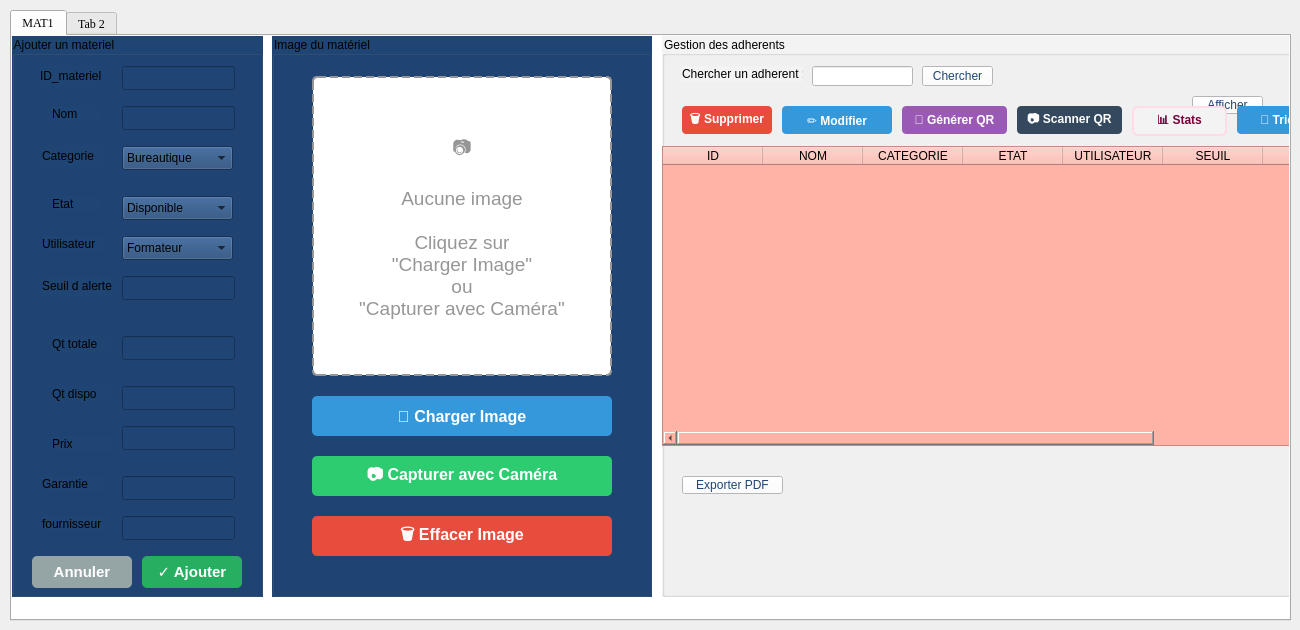
    <widget class="QWidget" name="page">
     <widget class="QTabWidget" name="gestion_materiel">
      <property name="geometry">
       <rect>
        <x>10</x>
        <y>10</y>
        <width>1281</width>
        <height>611</height>
       </rect>
      </property>
      <property name="font">
       <font>
        <family>Times New Roman</family>
        <pointsize>9</pointsize>
        <italic>false</italic>
        <bold>false</bold>
       </font>
      </property>
      <property name="currentIndex">
       <number>0</number>
      </property>
      <widget class="QWidget" name="tab1_mat">
       <property name="enabled">
        <bool>true</bool>
       </property>
       <property name="font">
        <font>
         <family>Times New Roman</family>
         <pointsize>9</pointsize>
         <italic>false</italic>
         <bold>false</bold>
        </font>
       </property>
       <property name="styleSheet">
        <string notr="true">background-color: rgb(255, 255, 255);</string>
       </property>
       <attribute name="title">
        <string>MAT1</string>
       </attribute>
       <widget class="QGroupBox" name="groupBox_10">
        <property name="geometry">
         <rect>
          <x>0</x>
          <y>0</y>
          <width>251</width>
          <height>561</height>
         </rect>
        </property>
        <property name="styleSheet">
         <string notr="true">background-color: rgb(31, 69, 116);</string>
        </property>
        <property name="title">
         <string>Ajouter un materiel</string>
        </property>
        <widget class="QLineEdit" name="le_id">
         <property name="geometry">
          <rect>
           <x>110</x>
           <y>30</y>
           <width>113</width>
           <height>24</height>
          </rect>
         </property>
        </widget>
        <widget class="QLabel" name="label_25">
         <property name="geometry">
          <rect>
           <x>28</x>
           <y>30</y>
           <width>61</width>
           <height>20</height>
          </rect>
         </property>
         <property name="text">
          <string>ID_materiel</string>
         </property>
        </widget>
        <widget class="QLineEdit" name="le_nom">
         <property name="geometry">
          <rect>
           <x>110</x>
           <y>70</y>
           <width>113</width>
           <height>24</height>
          </rect>
         </property>
        </widget>
        <widget class="QLabel" name="label_34">
         <property name="geometry">
          <rect>
           <x>40</x>
           <y>70</y>
           <width>49</width>
           <height>16</height>
          </rect>
         </property>
         <property name="text">
          <string>Nom</string>
         </property>
        </widget>
        <widget class="QLabel" name="label_39">
         <property name="geometry">
          <rect>
           <x>40</x>
           <y>160</y>
           <width>49</width>
           <height>16</height>
          </rect>
         </property>
         <property name="text">
          <string>Etat</string>
         </property>
        </widget>
        <widget class="QComboBox" name="cb_etat">
         <property name="geometry">
          <rect>
           <x>110</x>
           <y>160</y>
           <width>111</width>
           <height>24</height>
          </rect>
         </property>
         <item>
          <property name="text">
           <string>Disponible</string>
          </property>
         </item>
         <item>
          <property name="text">
           <string>Emprunte</string>
          </property>
         </item>
         <item>
          <property name="text">
           <string>Panne</string>
          </property>
         </item>
        </widget>
        <widget class="QLabel" name="label_41">
         <property name="geometry">
          <rect>
           <x>30</x>
           <y>200</y>
           <width>61</width>
           <height>16</height>
          </rect>
         </property>
         <property name="text">
          <string>Utilisateur</string>
         </property>
        </widget>
        <widget class="QComboBox" name="cb_utilisateur">
         <property name="geometry">
          <rect>
           <x>110</x>
           <y>200</y>
           <width>111</width>
           <height>24</height>
          </rect>
         </property>
         <item>
          <property name="text">
           <string>Formateur</string>
          </property>
         </item>
         <item>
          <property name="text">
           <string>Administration</string>
          </property>
         </item>
         <item>
          <property name="text">
           <string>Adherent</string>
          </property>
         </item>
        </widget>
        <widget class="QLabel" name="label_43">
         <property name="geometry">
          <rect>
           <x>30</x>
           <y>240</y>
           <width>71</width>
           <height>20</height>
          </rect>
         </property>
         <property name="text">
          <string>Seuil d alerte</string>
         </property>
        </widget>
        <widget class="QLineEdit" name="le_seuil">
         <property name="geometry">
          <rect>
           <x>110</x>
           <y>240</y>
           <width>113</width>
           <height>24</height>
          </rect>
         </property>
        </widget>
        <widget class="QLineEdit" name="le_qt_totale">
         <property name="geometry">
          <rect>
           <x>110</x>
           <y>300</y>
           <width>113</width>
           <height>24</height>
          </rect>
         </property>
         <property name="text">
          <string/>
         </property>
        </widget>
        <widget class="QLabel" name="label_44">
         <property name="geometry">
          <rect>
           <x>40</x>
           <y>300</y>
           <width>61</width>
           <height>16</height>
          </rect>
         </property>
         <property name="text">
          <string>Qt totale</string>
         </property>
        </widget>
        <widget class="QLineEdit" name="le_qt_dispo">
         <property name="geometry">
          <rect>
           <x>110</x>
           <y>350</y>
           <width>113</width>
           <height>24</height>
          </rect>
         </property>
        </widget>
        <widget class="QLabel" name="label_45">
         <property name="geometry">
          <rect>
           <x>40</x>
           <y>350</y>
           <width>61</width>
           <height>16</height>
          </rect>
         </property>
         <property name="text">
          <string>Qt dispo</string>
         </property>
        </widget>
        <widget class="QPushButton" name="pb_annuler_materiel">
         <property name="geometry">
          <rect>
           <x>20</x>
           <y>520</y>
           <width>100</width>
           <height>32</height>
          </rect>
         </property>
         <property name="styleSheet">
          <string notr="true">QPushButton {
    background-color: rgb(149, 165, 166);
    color: rgb(255, 255, 255);
    border: none;
    border-radius: 5px;
    font-size: 11pt;
    font-weight: bold;
}
QPushButton:hover {
    background-color: rgb(127, 140, 141);
}
QPushButton:pressed {
    background-color: rgb(100, 110, 111);
}</string>
         </property>
         <property name="text">
          <string>Annuler</string>
         </property>
        </widget>
        <widget class="QPushButton" name="pb_ajouter_materiel">
         <property name="geometry">
          <rect>
           <x>130</x>
           <y>520</y>
           <width>100</width>
           <height>32</height>
          </rect>
         </property>
         <property name="styleSheet">
          <string notr="true">QPushButton {
    background-color: rgb(39, 174, 96);
    color: rgb(255, 255, 255);
    border: none;
    border-radius: 5px;
    font-size: 11pt;
    font-weight: bold;
}
QPushButton:hover {
    background-color: rgb(34, 153, 84);
}
QPushButton:pressed {
    background-color: rgb(25, 120, 65);
}</string>
         </property>
         <property name="text">
          <string>✓ Ajouter</string>
         </property>
        </widget>
        <widget class="QLabel" name="label_38">
         <property name="geometry">
          <rect>
           <x>30</x>
           <y>110</y>
           <width>61</width>
           <height>20</height>
          </rect>
         </property>
         <property name="text">
          <string>Categorie</string>
         </property>
        </widget>
        <widget class="QComboBox" name="cb_categorie">
         <property name="geometry">
          <rect>
           <x>110</x>
           <y>110</y>
           <width>111</width>
           <height>24</height>
          </rect>
         </property>
         <item>
          <property name="text">
           <string>Bureautique</string>
          </property>
         </item>
         <item>
          <property name="text">
           <string>Informatique</string>
          </property>
         </item>
         <item>
          <property name="text">
           <string>Pedagogique</string>
          </property>
         </item>
         <item>
          <property name="text">
           <string>sport</string>
          </property>
         </item>
         <item>
          <property name="text">
           <string>autre</string>
          </property>
         </item>
        </widget>
        <widget class="QLabel" name="label_55">
         <property name="geometry">
          <rect>
           <x>30</x>
           <y>480</y>
           <width>61</width>
           <height>16</height>
          </rect>
         </property>
         <property name="text">
          <string>fournisseur</string>
         </property>
        </widget>
        <widget class="QLineEdit" name="le_fournisseur">
         <property name="geometry">
          <rect>
           <x>110</x>
           <y>480</y>
           <width>113</width>
           <height>24</height>
          </rect>
         </property>
        </widget>
        <widget class="QLabel" name="label_qrcode">
         <property name="geometry">
          <rect>
           <x>820</x>
           <y>110</y>
           <width>250</width>
           <height>250</height>
          </rect>
         </property>
         <property name="styleSheet">
          <string notr="true">background-color: rgb(255, 255, 255);
border: 2px solid rgb(200, 200, 200);</string>
         </property>
         <property name="text">
          <string/>
         </property>
         <property name="scaledContents">
          <bool>false</bool>
         </property>
         <property name="alignment">
          <set>Qt::AlignmentFlag::AlignCenter</set>
         </property>
        </widget>
        <widget class="QPushButton" name="pb_generer_qrcode">
         <property name="geometry">
          <rect>
           <x>820</x>
           <y>370</y>
           <width>120</width>
           <height>30</height>
          </rect>
         </property>
         <property name="styleSheet">
          <string notr="true">background-color: rgb(31, 69, 116);
color: rgb(255, 255, 255);
font: 10pt &quot;Times New Roman&quot;;
border-radius: 5px;</string>
         </property>
         <property name="text">
          <string>Générer QR Code</string>
         </property>
        </widget>
        <widget class="QPushButton" name="pb_sauvegarder_qrcode">
         <property name="geometry">
          <rect>
           <x>950</x>
           <y>370</y>
           <width>120</width>
           <height>30</height>
          </rect>
         </property>
         <property name="styleSheet">
          <string notr="true">background-color: rgb(31, 69, 116);
color: rgb(255, 255, 255);
font: 10pt &quot;Times New Roman&quot;;
border-radius: 5px;</string>
         </property>
         <property name="text">
          <string>Sauvegarder QR Code</string>
         </property>
        </widget>
        <widget class="QLabel" name="label_qrcode_title">
         <property name="geometry">
          <rect>
           <x>820</x>
           <y>80</y>
           <width>250</width>
           <height>25</height>
          </rect>
         </property>
         <property name="styleSheet">
          <string notr="true">color: rgb(31, 69, 116);
font: 12pt &quot;Times New Roman&quot;;
font-weight: bold;</string>
         </property>
         <property name="text">
          <string>QR Code</string>
         </property>
         <property name="alignment">
          <set>Qt::AlignmentFlag::AlignCenter</set>
         </property>
        </widget>
        <widget class="QLabel" name="label_42">
         <property name="geometry">
          <rect>
           <x>40</x>
           <y>400</y>
           <width>61</width>
           <height>16</height>
          </rect>
         </property>
         <property name="text">
          <string>Prix</string>
         </property>
        </widget>
        <widget class="QLineEdit" name="le_prix">
         <property name="geometry">
          <rect>
           <x>110</x>
           <y>390</y>
           <width>113</width>
           <height>24</height>
          </rect>
         </property>
        </widget>
        <widget class="QLabel" name="label_56">
         <property name="geometry">
          <rect>
           <x>30</x>
           <y>440</y>
           <width>61</width>
           <height>16</height>
          </rect>
         </property>
         <property name="text">
          <string>Garantie</string>
         </property>
        </widget>
        <widget class="QLineEdit" name="le_garantie">
         <property name="geometry">
          <rect>
           <x>110</x>
           <y>440</y>
           <width>113</width>
           <height>24</height>
          </rect>
         </property>
        </widget>
       </widget>
       <widget class="QGroupBox" name="groupBox_image_materiel">
        <property name="geometry">
         <rect>
          <x>260</x>
          <y>0</y>
          <width>380</width>
          <height>561</height>
         </rect>
        </property>
        <property name="styleSheet">
         <string notr="true">background-color: rgb(31, 69, 116);</string>
        </property>
        <property name="title">
         <string>Image du matériel</string>
        </property>
        <widget class="QLabel" name="label_image_preview_materiel">
         <property name="geometry">
          <rect>
           <x>40</x>
           <y>40</y>
           <width>300</width>
           <height>300</height>
          </rect>
         </property>
         <property name="styleSheet">
          <string notr="true">background-color: rgb(255, 255, 255);
border: 2px dashed rgb(150, 150, 150);
border-radius: 5px;
color: rgb(150, 150, 150);
font-size: 14pt;
padding: 20px;</string>
         </property>
         <property name="text">
          <string>📷

Aucune image

Cliquez sur
&quot;Charger Image&quot;
ou
&quot;Capturer avec Caméra&quot;</string>
         </property>
         <property name="scaledContents">
          <bool>false</bool>
         </property>
         <property name="alignment">
          <set>Qt::AlignmentFlag::AlignCenter</set>
         </property>
         <property name="wordWrap">
          <bool>true</bool>
         </property>
        </widget>
        <widget class="QPushButton" name="pb_upload_image_materiel">
         <property name="geometry">
          <rect>
           <x>40</x>
           <y>360</y>
           <width>300</width>
           <height>40</height>
          </rect>
         </property>
         <property name="styleSheet">
          <string notr="true">QPushButton {
    background-color: rgb(52, 152, 219);
    color: rgb(255, 255, 255);
    border: none;
    border-radius: 5px;
    font-size: 12pt;
    font-weight: bold;
}
QPushButton:hover {
    background-color: rgb(41, 128, 185);
}
QPushButton:pressed {
    background-color: rgb(30, 100, 150);
}</string>
         </property>
         <property name="text">
          <string>📁 Charger Image</string>
         </property>
        </widget>
        <widget class="QPushButton" name="pb_camera_materiel">
         <property name="geometry">
          <rect>
           <x>40</x>
           <y>420</y>
           <width>300</width>
           <height>40</height>
          </rect>
         </property>
         <property name="styleSheet">
          <string notr="true">QPushButton {
    background-color: rgb(46, 204, 113);
    color: rgb(255, 255, 255);
    border: none;
    border-radius: 5px;
    font-size: 12pt;
    font-weight: bold;
}
QPushButton:hover {
    background-color: rgb(39, 174, 96);
}
QPushButton:pressed {
    background-color: rgb(30, 140, 80);
}</string>
         </property>
         <property name="text">
          <string>📷 Capturer avec Caméra</string>
         </property>
        </widget>
        <widget class="QPushButton" name="pb_clear_image_materiel">
         <property name="geometry">
          <rect>
           <x>40</x>
           <y>480</y>
           <width>300</width>
           <height>40</height>
          </rect>
         </property>
         <property name="styleSheet">
          <string notr="true">QPushButton {
    background-color: rgb(231, 76, 60);
    color: rgb(255, 255, 255);
    border: none;
    border-radius: 5px;
    font-size: 12pt;
    font-weight: bold;
}
QPushButton:hover {
    background-color: rgb(192, 57, 43);
}
QPushButton:pressed {
    background-color: rgb(150, 40, 30);
}</string>
         </property>
         <property name="text">
          <string>🗑️ Effacer Image</string>
         </property>
        </widget>
       </widget>
       <widget class="QGroupBox" name="gestion_a_2">
        <property name="geometry">
         <rect>
          <x>650</x>
          <y>0</y>
          <width>690</width>
          <height>561</height>
         </rect>
        </property>
        <property name="styleSheet">
         <string notr="true">background-color: rgb(243, 243, 243);</string>
        </property>
        <property name="title">
         <string>Gestion des adherents</string>
        </property>
        <widget class="QLabel" name="chercher_a_2">
         <property name="geometry">
          <rect>
           <x>20</x>
           <y>30</y>
           <width>121</width>
           <height>16</height>
          </rect>
         </property>
         <property name="styleSheet">
          <string notr="true">color: rgb(0, 0, 0);
font: 10pt &quot;Times New Roman&quot;;</string>
         </property>
         <property name="text">
          <string>Chercher un adherent :</string>
         </property>
        </widget>
        <widget class="QLineEdit" name="le_recherche_id">
         <property name="geometry">
          <rect>
           <x>150</x>
           <y>30</y>
           <width>101</width>
           <height>20</height>
          </rect>
         </property>
         <property name="styleSheet">
          <string notr="true">background-color: rgb(255, 255, 255);
font: 10pt &quot;Times New Roman&quot;;
color: rgb(0, 0, 0);
border-color: rgb(0, 0, 0);</string>
         </property>
        </widget>
        <widget class="QPushButton" name="pb_rechercher_materiel">
         <property name="geometry">
          <rect>
           <x>260</x>
           <y>30</y>
           <width>71</width>
           <height>20</height>
          </rect>
         </property>
         <property name="styleSheet">
          <string notr="true">background-color: rgb(255, 255, 255);
color: rgb(31, 69, 116);
font: 10pt &quot;Times New Roman&quot;;</string>
         </property>
         <property name="text">
          <string>Chercher</string>
         </property>
        </widget>
        <widget class="QPushButton" name="pb_afficher_materiel">
         <property name="geometry">
          <rect>
           <x>530</x>
           <y>60</y>
           <width>71</width>
           <height>18</height>
          </rect>
         </property>
         <property name="styleSheet">
          <string notr="true">background-color: rgb(255, 255, 255);
font: 10pt &quot;Times New Roman&quot;;
color: rgb(31, 69, 116);</string>
         </property>
         <property name="text">
          <string>Afficher</string>
         </property>
        </widget>
        <widget class="QTableWidget" name="tableWidgetMateriel">
         <property name="geometry">
          <rect>
           <x>0</x>
           <y>110</y>
           <width>780</width>
           <height>300</height>
          </rect>
         </property>
         <property name="styleSheet">
          <string notr="true">background-color: rgb(255, 179, 167);
font: 10pt &quot;Times New Roman&quot;;
color: rgb(0, 0, 0);</string>
         </property>
         <column>
          <property name="text">
           <string>ID</string>
          </property>
         </column>
         <column>
          <property name="text">
           <string>NOM</string>
          </property>
         </column>
         <column>
          <property name="text">
           <string>CATEGORIE</string>
          </property>
         </column>
         <column>
          <property name="text">
           <string>ETAT</string>
          </property>
         </column>
         <column>
          <property name="text">
           <string>UTILISATEUR</string>
          </property>
         </column>
         <column>
          <property name="text">
           <string>SEUIL</string>
          </property>
         </column>
         <column>
          <property name="text">
           <string>QT_TOT</string>
          </property>
         </column>
         <column>
          <property name="text">
           <string>QT_DISPO</string>
          </property>
         </column>
         <column>
          <property name="text">
           <string>PRIX</string>
          </property>
         </column>
         <column>
          <property name="text">
           <string>GARANTIE</string>
          </property>
         </column>
         <column>
          <property name="text">
           <string>FOURNISSEUR</string>
          </property>
         </column>
        </widget>
        <widget class="QPushButton" name="PDF_a_2">
         <property name="geometry">
          <rect>
           <x>20</x>
           <y>440</y>
           <width>101</width>
           <height>18</height>
          </rect>
         </property>
         <property name="styleSheet">
          <string notr="true">background-color: rgb(255, 255, 255);
font: 10pt &quot;Times New Roman&quot;;
color: rgb(31, 69, 116);</string>
         </property>
         <property name="text">
          <string>Exporter PDF</string>
         </property>
        </widget>
        <widget class="QPushButton" name="pb_retour_mat">
         <property name="geometry">
          <rect>
           <x>710</x>
           <y>440</y>
           <width>81</width>
           <height>20</height>
          </rect>
         </property>
         <property name="styleSheet">
          <string notr="true">background-color: rgb(255, 255, 255);
color: rgb(31, 69, 116);
font: 10pt &quot;Times New Roman&quot;;</string>
         </property>
         <property name="text">
          <string>Retour</string>
         </property>
        </widget>
        <widget class="QPushButton" name="pb_modifier_materiel">
         <property name="geometry">
          <rect>
           <x>120</x>
           <y>70</y>
           <width>110</width>
           <height>28</height>
          </rect>
         </property>
         <property name="styleSheet">
          <string notr="true">background-color: rgb(52, 152, 219);
color: rgb(255, 255, 255);
font: 10pt &quot;Times New Roman&quot;;
font-weight: bold;
border-radius: 4px;</string>
         </property>
         <property name="text">
          <string>✏️ Modifier</string>
         </property>
        </widget>
        <widget class="QPushButton" name="pb_supprimer_materiel">
         <property name="geometry">
          <rect>
           <x>20</x>
           <y>70</y>
           <width>90</width>
           <height>28</height>
          </rect>
         </property>
         <property name="styleSheet">
          <string notr="true">background-color: rgb(231, 76, 60);
color: rgb(255, 255, 255);
font: 10pt &quot;Times New Roman&quot;;
font-weight: bold;
border-radius: 4px;</string>
         </property>
         <property name="text">
          <string>🗑️ Supprimer</string>
         </property>
        </widget>
        <widget class="QPushButton" name="pb_generer_qrcode_visible">
         <property name="geometry">
          <rect>
           <x>240</x>
           <y>70</y>
           <width>105</width>
           <height>28</height>
          </rect>
         </property>
         <property name="styleSheet">
          <string notr="true">background-color: rgb(155, 89, 182);
color: rgb(255, 255, 255);
font: 10pt &quot;Times New Roman&quot;;
font-weight: bold;
border-radius: 4px;</string>
         </property>
         <property name="text">
          <string>🔲 Générer QR</string>
         </property>
        </widget>
        <widget class="QPushButton" name="pb_scanner_qrcode">
         <property name="geometry">
          <rect>
           <x>355</x>
           <y>70</y>
           <width>105</width>
           <height>28</height>
          </rect>
         </property>
         <property name="styleSheet">
          <string notr="true">background-color: rgb(52, 73, 94);
color: rgb(255, 255, 255);
font: 10pt &quot;Times New Roman&quot;;
font-weight: bold;
border-radius: 4px;</string>
         </property>
         <property name="text">
          <string>📷 Scanner QR</string>
         </property>
        </widget>
        <widget class="QPushButton" name="pb_show_statistics">
         <property name="geometry">
          <rect>
           <x>470</x>
           <y>70</y>
           <width>95</width>
           <height>30</height>
          </rect>
         </property>
         <property name="styleSheet">
          <string notr="true">QPushButton {
    background-color: qlineargradient(x1:0, y1:0, x2:0, y2:1,
                                      stop:0 rgb(255, 192, 203),
                                      stop:1 rgb(255, 160, 180));
    color: rgb(120, 0, 60);
    font: 10pt &quot;Times New Roman&quot;;
    font-weight: bold;
    border-radius: 6px;
    border: 2px solid rgb(255, 220, 230);
    padding: 4px;
}
QPushButton:hover {
    background-color: qlineargradient(x1:0, y1:0, x2:0, y2:1,
                                      stop:0 rgb(255, 210, 220),
                                      stop:1 rgb(255, 180, 200));
    border: 2px solid rgb(255, 150, 180);
}
QPushButton:pressed {
    background-color: rgb(255, 150, 175);
}</string>
         </property>
         <property name="text">
          <string>📊 Stats</string>
         </property>
        </widget>
        <widget class="QPushButton" name="pb_sort">
         <property name="geometry">
          <rect>
           <x>575</x>
           <y>70</y>
           <width>85</width>
           <height>28</height>
          </rect>
         </property>
         <property name="styleSheet">
          <string notr="true">background-color: rgb(52, 152, 219);
color: rgb(255, 255, 255);
font: 10pt &quot;Times New Roman&quot;;
font-weight: bold;
border-radius: 4px;</string>
         </property>
         <property name="text">
          <string>🔄 Trier</string>
         </property>
        </widget>
        <widget class="QPushButton" name="pb_export_pdf">
         <property name="geometry">
          <rect>
           <x>670</x>
           <y>70</y>
           <width>100</width>
           <height>28</height>
          </rect>
         </property>
         <property name="styleSheet">
          <string notr="true">background-color: rgb(243, 156, 18);
color: rgb(255, 255, 255);
font: 10pt &quot;Times New Roman&quot;;
font-weight: bold;
border-radius: 4px;</string>
         </property>
         <property name="text">
          <string>📄 Export PDF</string>
         </property>
        </widget>
       </widget>
      </widget>
      <widget class="QWidget" name="tab2_mat">
       <attribute name="title">
        <string>Tab 2</string>
       </attribute>
       <widget class="QLabel" name="label_46">
        <property name="geometry">
         <rect>
          <x>260</x>
          <y>30</y>
          <width>49</width>
          <height>16</height>
         </rect>
        </property>
        <property name="text">
         <string/>
        </property>
       </widget>
      </widget>
     </widget>
    </widget>
